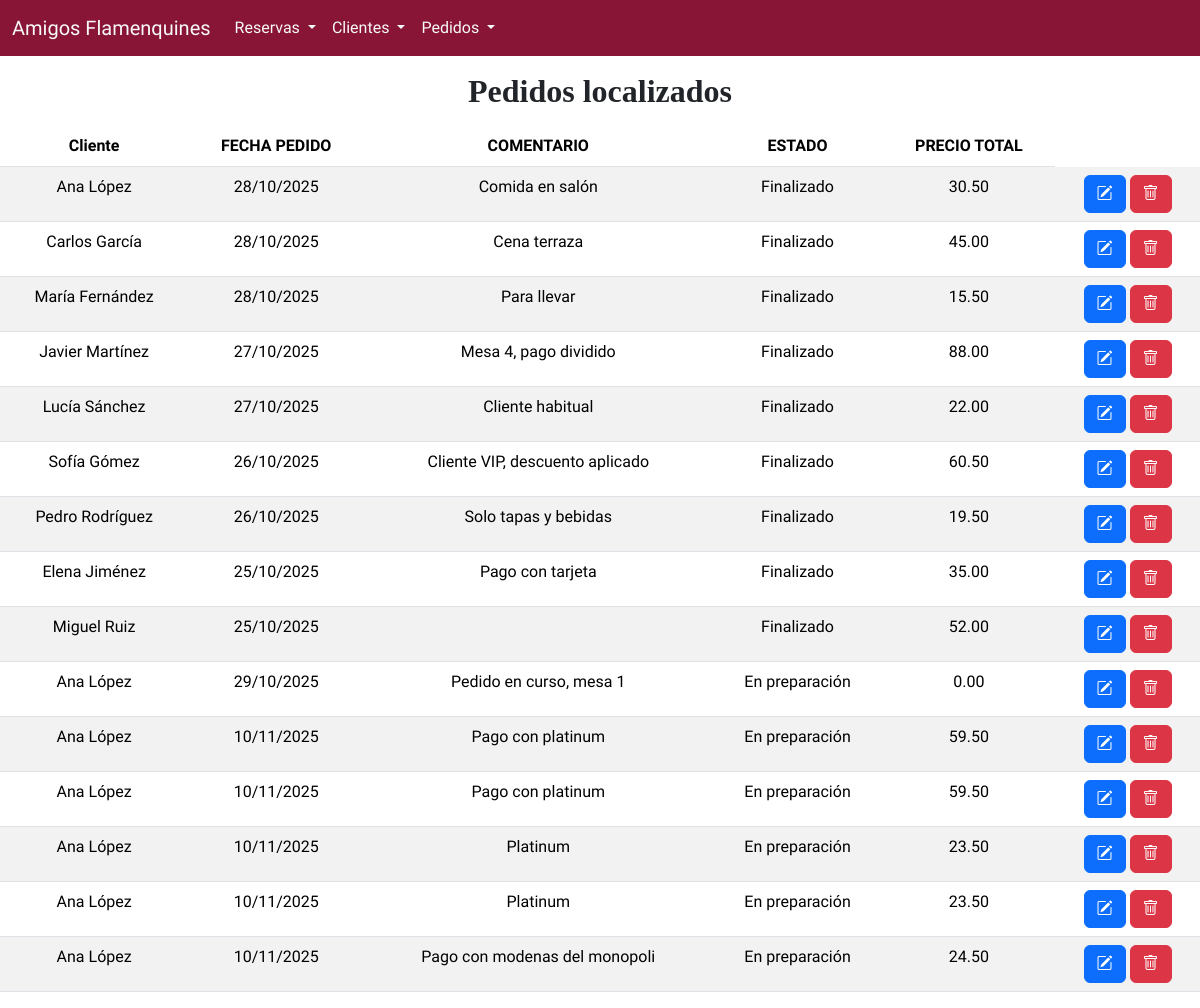
The page /proceso_buscar_pedido.php on the database its author committed.
### tables this page shows
CREATE TABLE `client_order` (
  `id_client_order` int NOT NULL,
  `client_order_date` datetime NOT NULL,
  `total_price` decimal(10,2) NOT NULL,
  `is_completed` tinyint(1) NOT NULL,
  `comment` varchar(100) NOT NULL,
  `id_client` int NOT NULL
);

CREATE TABLE `client` (
  `id_client` int NOT NULL,
  `date_created_account` date NOT NULL,
  `age` int NOT NULL,
  `is_vip` tinyint(1) NOT NULL,
  `name` varchar(50) NOT NULL,
  `id_category` int NOT NULL
);

### proceso_buscar_pedido.php (the view, shortened to what this page needs)
<?php
$conexion = obtenerConexion();
if (isset($_GET['txtNombreCliente'])) {
    $nombre_cliente = $_GET['txtNombreCliente'];
    $sql = "SELECT o.*, c.name FROM client_order o, client c
        WHERE o.id_client = c.id_client
        AND c.name LIKE '%$nombre_cliente%';";
    $resultado = mysqli_query($conexion, $sql);
    if (mysqli_num_rows($resultado) > 0) {
        $tabla = "<h2 class='text-center'>Pedidos localizados</h2>";
        $tabla .= "<table class='table table-striped text-center mt-3' id='listadoPedidos'>";
        $tabla .= "<thead><tr><th>Cliente</th><th>FECHA PEDIDO</th><th>COMENTARIO</th><th>ESTADO</th><th>PRECIO TOTAL</th>";
        $tabla .= "</tr></thead><tbody>";
        while ($fila = mysqli_fetch_assoc($resultado)) {
            $tabla .= "<tr>";
            $tabla .= "<td>" . $fila['name'] . "</td>";
            $fecha_pedido = new DateTime($fila['client_order_date']);
            $tabla .= "<td>" . $fecha_pedido->format('d/m/Y') . "</td>";
            $tabla .= "<td>" . $fila['comment'] . "</td>";
            $tabla .= "<td>" . (($fila['is_completed'] == 0) ? "En proceso" : "Finalizado") . "</td>";
            $tabla .= "<td>" . $fila['total_price'] . "</td>";
            $tabla .= "<td><form class='d-inline me-1' action='editar_pedido.php' method='post'>";
            $tabla .= "<input type='hidden' name='pedido' value='" . htmlspecialchars(json_encode($fila), ENT_QUOTES) . "' />";
            $tabla .= "<button name='Editar' class='btn btn-primary'><i class='bi bi-pencil-square'></i></button></form>";
            $tabla .= "<form class='d-inline' action='proceso_borrar_pedido.php' method='post'>";
            $tabla .= "<input type='hidden' name='id_client_order' value='" . $fila['id_client_order']  . "' />";
            $tabla .= "<button name='Borrar' class='btn btn-danger'><i class='bi bi-trash'></i></button></form>";
            $tabla .= "</tr>";
        }
        $tabla .= "</tbody></table>";
    } else {
        $tabla = "<h2 class='text-center mt-5'>No hay pedidos con nombre $nombre_cliente</h2>";
        header("refresh:5;url=buscar_pedido.php");
    }
} else {
    $sql = "SELECT * FROM client_order o, client c WHERE o.id_client = c.id_client ";
    $sql .= ";";
    $tabla = "<h2 class='text-center'>Pedidos localizados</h2>";
    $tabla .= "<table class='table table-striped text-center mt-3' id='listadoPedidosParametrizado'>";
    $tabla .= "<thead><tr><th>Cliente</th><th>FECHA PEDIDO</th><th>COMENTARIO</th><th>ESTADO</th><th>PRECIO TOTAL</th>";
    $resultado = mysqli_query($conexion, $sql);
    $tabla .= "</tr></thead><tbody>";
    while ($fila = mysqli_fetch_assoc($resultado)) {
        $tabla .= "<tr>";
        $tabla .= "<td>" . $fila["name"] . "</td>";
        $fecha_pedido = new DateTime($fila['client_order_date']);
        $tabla .= "<td>" . $fecha_pedido->format('d/m/Y') . "</td>";
        $tabla .= "<td>" . $fila["comment"] . "</td>";
        $tabla .= "<td>" . ($fila["is_completed"] == 1 ? "Finalizado" : "En preparación") . "</td>";
        $tabla .= "<td>" . $fila["total_price"] . "</td>";
        $tabla .= "<td><form class='d-inline me-1' action='editar_pedido.php' method='post'>";
        $tabla .= "<input type='hidden' name='pedido' value='" . htmlspecialchars(json_encode($fila), ENT_QUOTES) . "' />";
        $tabla .= "<button name='Editar' class='btn btn-primary'><i class='bi bi-pencil-square'></i></button></form>";
        $tabla .= "<form class='d-inline' action='proceso_borrar_pedido.php' method='post'>";
        $tabla .= "<input type='hidden' name='id_client_order' value='" . $fila['id_client_order']  . "' />";
        $tabla .= "<button name='Borrar' class='btn btn-danger'><i class='bi bi-trash'></i></button></form>";
        $tabla .= "</tr>";
    }
    $tabla .= "</tbody></table>";
}
echo $tabla;
?>
</body>
</html>

### rows shown on the page
client_order: id_client.name "Ana López", client_order_date "28/10/2025", comment "Comida en salón", is_completed "Finalizado", total_price "30.50"
client_order: id_client.name "Carlos García", client_order_date "28/10/2025", comment "Cena terraza", is_completed "Finalizado", total_price "45.00"
client_order: id_client.name "María Fernández", client_order_date "28/10/2025", comment "Para llevar", is_completed "Finalizado", total_price "15.50"
client_order: id_client.name "Javier Martínez", client_order_date "27/10/2025", comment "Mesa 4, pago dividido", is_completed "Finalizado", total_price "88.00"
client_order: id_client.name "Lucía Sánchez", client_order_date "27/10/2025", comment "Cliente habitual", is_completed "Finalizado", total_price "22.00"
client_order: id_client.name "Sofía Gómez", client_order_date "26/10/2025", comment "Cliente VIP, descuento aplicado", is_completed "Finalizado", total_price "60.50"
client_order: id_client.name "Pedro Rodríguez", client_order_date "26/10/2025", comment "Solo tapas y bebidas", is_completed "Finalizado", total_price "19.50"
client_order: id_client.name "Elena Jiménez", client_order_date "25/10/2025", comment "Pago con tarjeta", is_completed "Finalizado", total_price "35.00"
client_order: id_client.name "Miguel Ruiz", client_order_date "25/10/2025", is_completed "Finalizado", total_price "52.00"
client_order: id_client.name "Ana López", client_order_date "29/10/2025", comment "Pedido en curso, mesa 1", is_completed "En preparación", total_price "0.00"
client_order: id_client.name "Ana López", client_order_date "10/11/2025", comment "Pago con platinum", is_completed "En preparación", total_price "59.50"
client_order: id_client.name "Ana López", client_order_date "10/11/2025", comment "Pago con platinum", is_completed "En preparación", total_price "59.50"
client_order: id_client.name "Ana López", client_order_date "10/11/2025", comment "Platinum", is_completed "En preparación", total_price "23.50"
client_order: id_client.name "Ana López", client_order_date "10/11/2025", comment "Platinum", is_completed "En preparación", total_price "23.50"
client_order: id_client.name "Ana López", client_order_date "10/11/2025", comment "Pago con modenas del monopoli", is_completed "En preparación", total_price "24.50"
